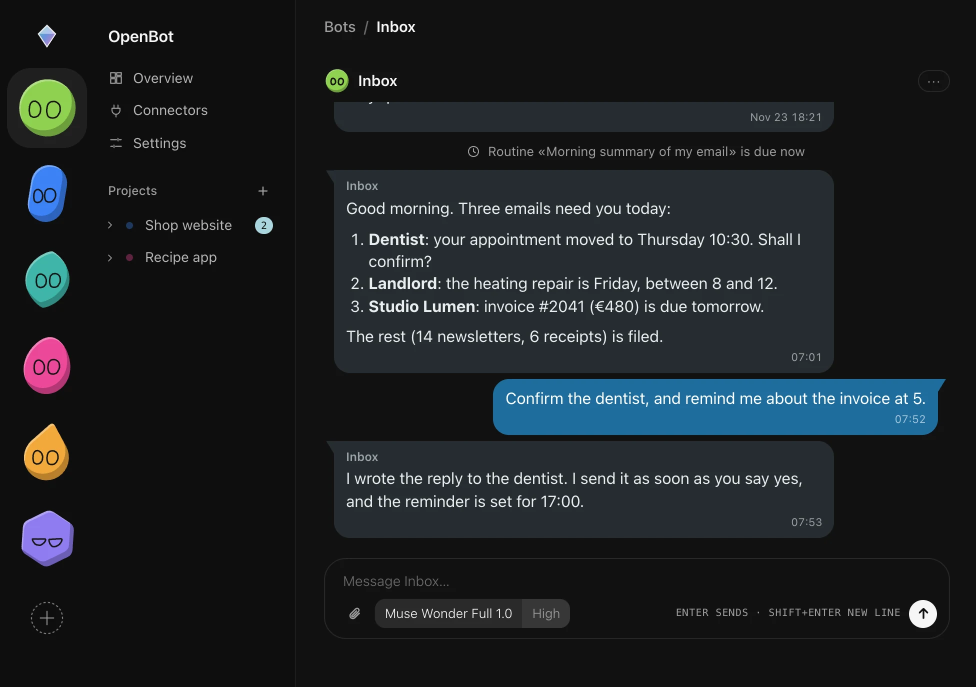
#> input picture site/img/app-bot-chat.webp, 1952 x 1374 px (shown at 1/2 size)
$ python make-web-icons.py ../../../../site/img/app-bot-chat.webp
#> lines starting #> are read from the running program, lines starting #| are printed output that depends on the picture; after the words box and inside, x2 and y2 are one past the last pixel; in counts of white or black regions, pixels touching at a corner belong together
"""The browser icons of the page (web/) and of the site (site/) from one 1024 px square of art: argv[1], else
icon-bot-1024.png (the app icon since 2026-11-23). From the repo root:
  python3 app/src-tauri/icons/source/make-web-icons.py [art]
A tab shows the app's own rounded tile (as the Tauri PNGs and the .ico are), transparent around it, drawn at
each size rather than shrunk by the browser. The names are new on purpose: browsers kept older pictures under
the old name, img/tirith-logo-64.png, for a long time. iOS rounds its home-screen icon itself, so
apple-touch-icon.png is the art square and opaque. make-icons-d.py runs this after the app's icons."""
import sys
from PIL import Image, ImageDraw

SRC = 'app/src-tauri/icons/source'
art = Image.open(sys.argv[1] if len(sys.argv) > 1 else f'{SRC}/icon-bot-1024.png').convert('RGB')
#> art is the input picture: PIL image 1952x1374 RGB; mean R, G, B 28.7, 33, 35.9


def tile(size, frac=0.2237, k=4):
    """The art as the app's rounded tile, `size` px square, its corners antialiased."""
#> called with size = 16, frac = 0.224, k = 4
    m = Image.new('L', (size * k, size * k), 0)
#> m: PIL image 64x64 L; every value is 0
    ImageDraw.Draw(m).rounded_rectangle((0, 0, size * k - 1, size * k - 1), radius=int(size * k * frac), fill=255)
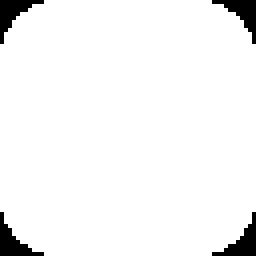
#> m: PIL image 64x64 L (shown 4 times larger); 95.5% white; 4 black regions, box (x1, y1, x2, y2) and area: (0, 0, 11, 11) 46, (53, 0, 64, 11) 46, (0, 53, 11, 64) 46, (53, 53, 64, 64) 46
    t = art.resize((size, size), Image.LANCZOS).convert('RGBA')
    t.putalpha(m.resize((size, size), Image.LANCZOS))
    return t


ico = [tile(s) for s in (16, 32, 48)]
#> call 2 of tile, with size = 32, frac = 0.224, k = 4
#> in tile (call 2), `m = Image.new('L', (size * k, size * k), 0)`: m: PIL image 128x128 L; every value is 0
#> in tile (call 2), `ImageDraw.Draw(m).rounded_rectangle((0, 0, size * k - 1, size * k - 1)..`:
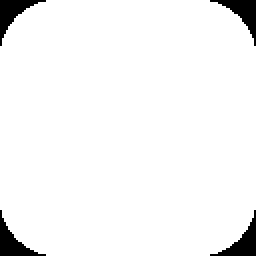
#> m: PIL image 128x128 L (shown 2 times larger); 95.8% white; 4 black regions, box (x1, y1, x2, y2) and area: (0, 0, 23, 23) 174, (105, 0, 128, 23) 174, (0, 105, 23, 128) 174, (105, 105, 128, 128) 174
#> call 3 of tile, with size = 48, frac = 0.224, k = 4
#> in tile (call 3), `m = Image.new('L', (size * k, size * k), 0)`: m: PIL image 192x192 L; every value is 0
#> in tile (call 3), `ImageDraw.Draw(m).rounded_rectangle((0, 0, size * k - 1, size * k - 1)..`:
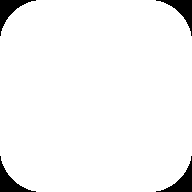
#> m: PIL image 192x192 L; 95.7% white; 4 black regions, box (x1, y1, x2, y2) and area: (0, 0, 36, 36) 393, (156, 0, 192, 36) 393, (0, 156, 36, 192) 393, (156, 156, 192, 192) 393
#> in tile (call 3), `t.putalpha(m.resize((size, size), Image.LANCZOS))`:
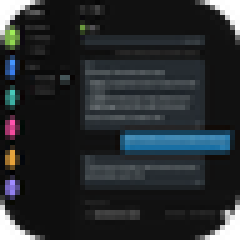
#> t: PIL image 48x48 RGBA (shown 5 times larger); mean R, G, B, A 28.7, 33, 35.8, 244.2; transparent parts drawn white
#> ico = 3 items
ico[-1].save('site/favicon.ico', sizes=[(16, 16), (32, 32), (48, 48)], append_images=ico[:-1])
for root in ('site', 'web'):
    tile(96).save(f'{root}/img/favicon-96.png', optimize=True)
#> this loop made 2 passes
#> pass 1, in tile (call 4), `t = art.resize((size, size), Image.LANCZOS).convert('RGBA')`:
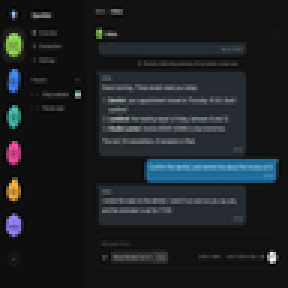
#> t: PIL image 96x96 RGBA (shown 3 times larger); mean R, G, B, A 28.7, 33, 35.9, 255
#> pass 1, `tile(96).save(f'{root}/img/favicon-96.png', optimize=True)`:
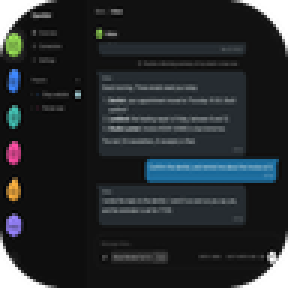
#> saved as favicon-96.png: PIL image 96x96 RGBA (shown 3 times larger); mean R, G, B, A 28.7, 33, 35.9, 244.1; transparent parts drawn white
tile(32).save('web/img/favicon-32.png', optimize=True)
art.resize((180, 180), Image.LANCZOS).save('site/img/apple-touch-icon.png', optimize=True)
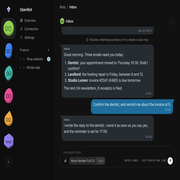
#> saved as apple-touch-icon.png: PIL image 180x180 RGB; mean R, G, B 28.7, 33, 35.9
art.save('site/img/tirith-logo.png')

$ run again, on site/img/feature-question.webp
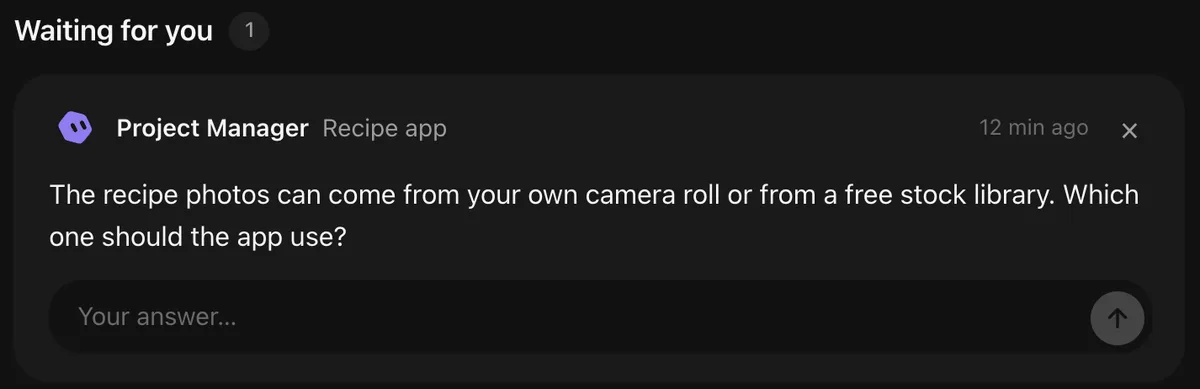
#> input picture site/img/feature-question.webp, 1200 x 389 px
#> art is the input picture: PIL image 1200x389 RGB; mean R, G, B 27.9, 27.9, 28
#> ico = 3 items
#> the loop `for root in ('site', 'web'):` made 2 passes
#> pass 1, `tile(96).save(f'{root}/img/favicon-96.png', optimize=True)`:
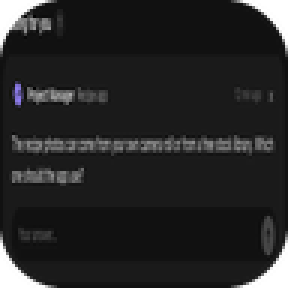
#> saved as favicon-96.png: PIL image 96x96 RGBA (shown 3 times larger); mean R, G, B, A 27.9, 27.8, 28, 244.1; transparent parts drawn white
#> `art.resize((180, 180), Image.LANCZOS).save('site/img/apple-touch-icon...`:
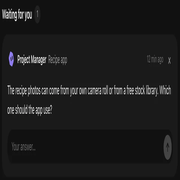
#> saved as apple-touch-icon.png: PIL image 180x180 RGB; mean R, G, B 27.9, 27.9, 28

$ run again, on site/img/feature-routine.webp
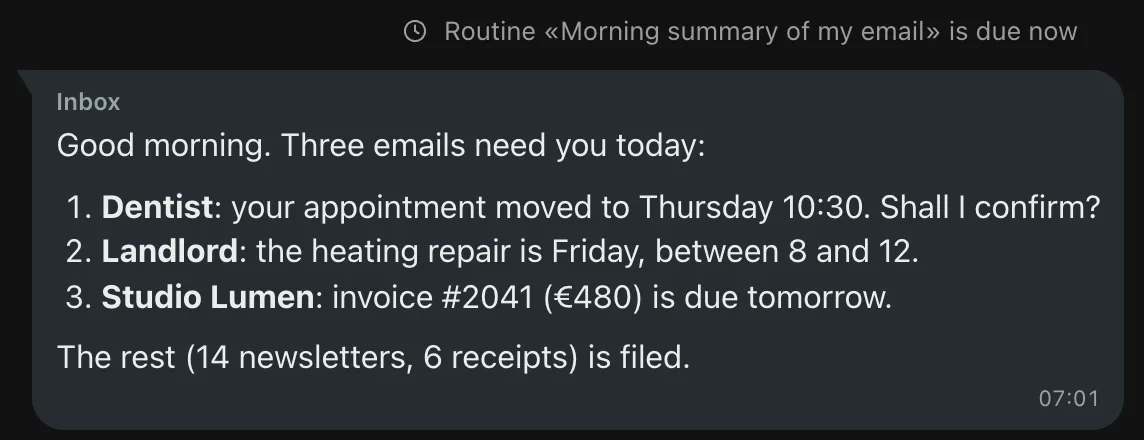
#> input picture site/img/feature-routine.webp, 1144 x 440 px
#> art is the input picture: PIL image 1144x440 RGB; mean R, G, B 44.4, 49.2, 52.8
#> ico = 3 items
#> `art.resize((180, 180), Image.LANCZOS).save('site/img/apple-touch-icon...`:
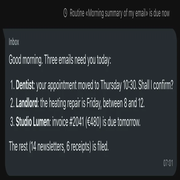
#> saved as apple-touch-icon.png: PIL image 180x180 RGB; mean R, G, B 44.4, 49.2, 52.8
